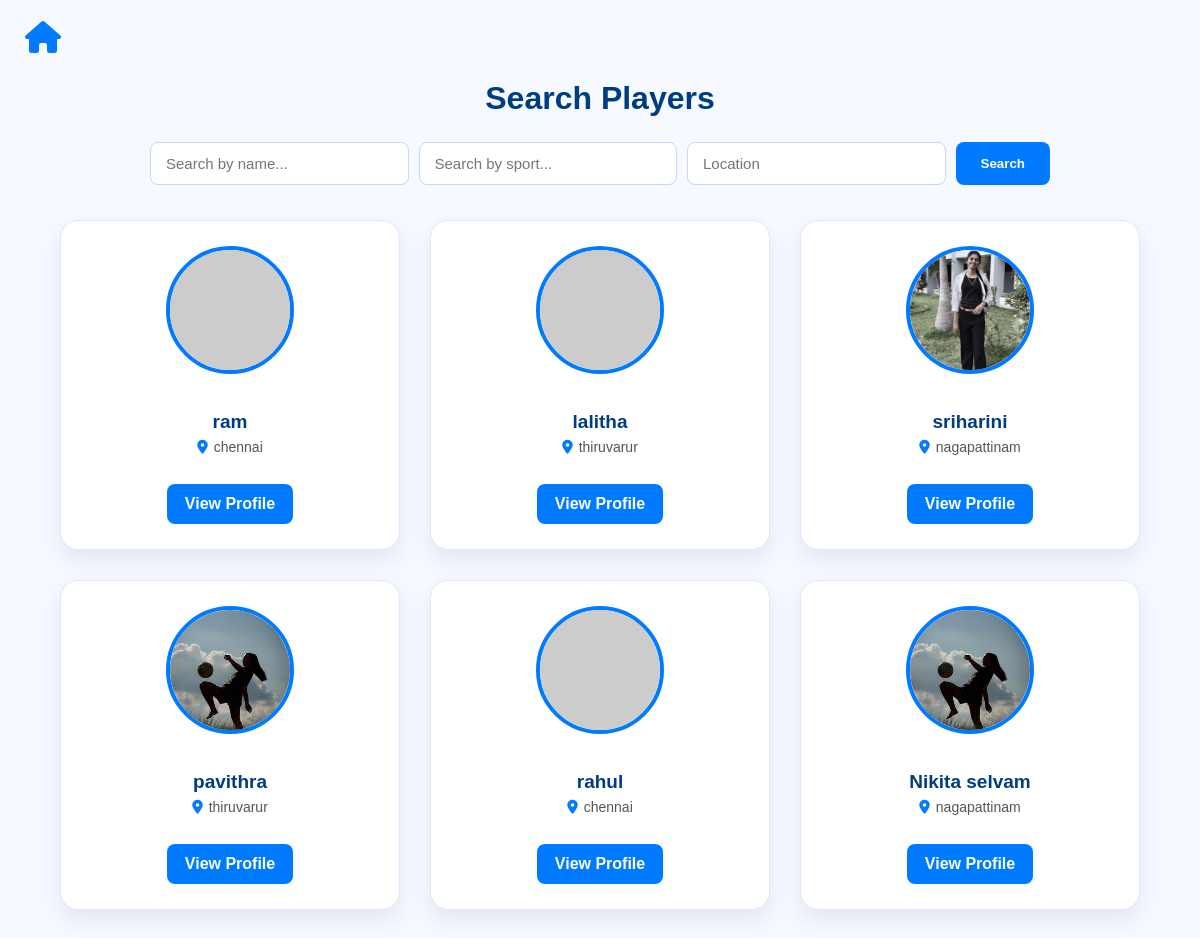
The app's page /search/ (signed in) with its own data.
### main/models.py (models this page shows, shortened)
class Profile(models.Model):
    user = models.OneToOneField(User, on_delete=models.CASCADE)
    full_name = models.CharField(max_length=100)
    location = models.CharField(max_length=100)
    dob = models.DateField(null=True, blank=True)
    interested_sport = models.CharField(max_length=100)
    experience_level = models.CharField(
        max_length=20,
        choices=[
            ('Beginner', 'Beginner'),
            ('Intermediate', 'Intermediate'),
            ('Advanced', 'Advanced')
        ]
    )
    profile_picture = models.ImageField(upload_to='profile_images/', blank=True, null=True)
    extra_photos = models.ManyToManyField('ProfilePhoto', blank=True)

### main/views.py (the view)
# urls.py: path("search/", views.search_users_view, name="search_users"),
def search_users_view(request):
    query = request.GET.get("q", "")
    sport_filter = request.GET.get("sport", "")
    location_filter = request.GET.get("location", "")
    level_filter = request.GET.get("level", "")
    users = Profile.objects.exclude(user=request.user)
    if query:
        users = users.filter(full_name__icontains=query)
    if sport_filter:
        users = users.filter(interested_sport=sport_filter)
    if location_filter:
        users = users.filter(location__icontains=location_filter)
    if level_filter:
        users = users.filter(experience_level=level_filter)
    context = {
        "users": users,
        "query": query,
        "sport_filter": sport_filter,
        "location_filter": location_filter,
        "level_filter": level_filter,
    }
    return render(request, "main/search_grid.html", context)

### main/templates/main/search_grid.html (shortened to what this page needs)
<!DOCTYPE html>
<html lang="en">
<head>
    <link rel="stylesheet" href="https://cdnjs.cloudflare.com/ajax/libs/font-awesome/6.4.0/css/all.min.css">
</head>
<body>
    <a href="{% url 'dashboard' %}" class="home-btn">
        <i class="fa-solid fa-house"></i>
    </a>
    <h1>Search Players</h1>
    <form method="GET" class="search-bar">
        <input type="text" name="q" placeholder="Search by name..." value="{{ query }}">
        <input type="text" name="sport" placeholder="Search by sport..." value="{{ sport_filter }}">
        <input type="text" name="location" placeholder="Location" value="{{ location_filter }}">
        <button class="search-btn">Search</button>
    </form>
    <div class="grid">
        {% for u in users %}
        <div class="card">
            {% if u.profile_picture %}
                <img src="{{ u.profile_picture.url }}" class="profile-img">
            {% else %}
                <img src="https://via.placeholder.com/120" class="profile-img">
            {% endif %}
            <p class="name">{{ u.full_name }}</p>
            <p class="info">
                <i class="fa-solid fa-location-dot"></i>
                {{ u.location }}
            </p>
            <a class="btn-view" href="{% url 'view_profile' u.user.id %}">
                View Profile
            </a>
        </div>
        {% empty %}
        <p style="text-align:center; width:100%; font-size:18px; color:#777;">
            No players found.
        </p>
        {% endfor %}
    </div>
</body>
</html>

### main/templates/main/search_grid.html (style rules this page uses)
body { font-family: Arial, sans-serif; background: #f6f9ff; margin: 0; padding: 0; }
.home-btn { position: absolute; top: 20px; left: 25px; font-size: 32px; color: #007bff; text-decoration: none; transition: 0.3s ease; }
h1 { text-align: center; margin-top: 80px; color: #003d80; }
.search-bar { width: 90%; max-width: 900px; margin: 25px auto; display: flex; gap: 10px; }
.search-bar input { padding: 12px 15px; width: 100%; font-size: 15px; border-radius: 8px; border: 1px solid #c5d6ff; outline: none; }
.search-btn { padding: 12px 25px; background: #007bff; border: none; color: white; font-weight: 600; border-radius: 8px; cursor: pointer; transition: 0.3s; }
.grid { margin-top: 35px; display: grid; grid-template-columns: repeat(auto-fill, minmax(270px, 1fr)); gap: 30px; width: 90%; margin-left: auto; margin-right: auto; padding-bottom: 50px; }
.card { background: white; padding: 25px 20px; border-radius: 18px; border: 1px solid #dbe8ff; box-shadow: 0px 10px 25px rgba(0,0,0,0.08); text-align: center; transition: 0.25s ease; }
.profile-img { width: 120px; height: 120px; border-radius: 50%; object-fit: cover; border: 4px solid #007bff; margin-bottom: 14px; }
.name { font-size: 19px; font-weight: 700; color: #003d80; margin-bottom: 6px; }
.info { font-size: 14px; color: #555; margin-top: 6px; display: flex; justify-content: center; align-items: center; gap: 6px; }
.info i { color: #007bff; font-size: 14px; }
.btn-view { margin-top: 15px; display: inline-block; padding: 11px 18px; background: #007bff; color: white; text-decoration: none; border-radius: 8px; font-weight: 600; transition: 0.3s ease; }

### records on screen
Profile: full_name "ram", location "chennai"
Profile: full_name "lalitha", location "thiruvarur"
Profile: profile_picture (picture), full_name "sriharini", location "nagapattinam"
Profile: profile_picture (picture), full_name "pavithra", location "thiruvarur"
Profile: full_name "rahul", location "chennai"
Profile: profile_picture (picture), full_name "Nikita selvam", location "nagapattinam"
